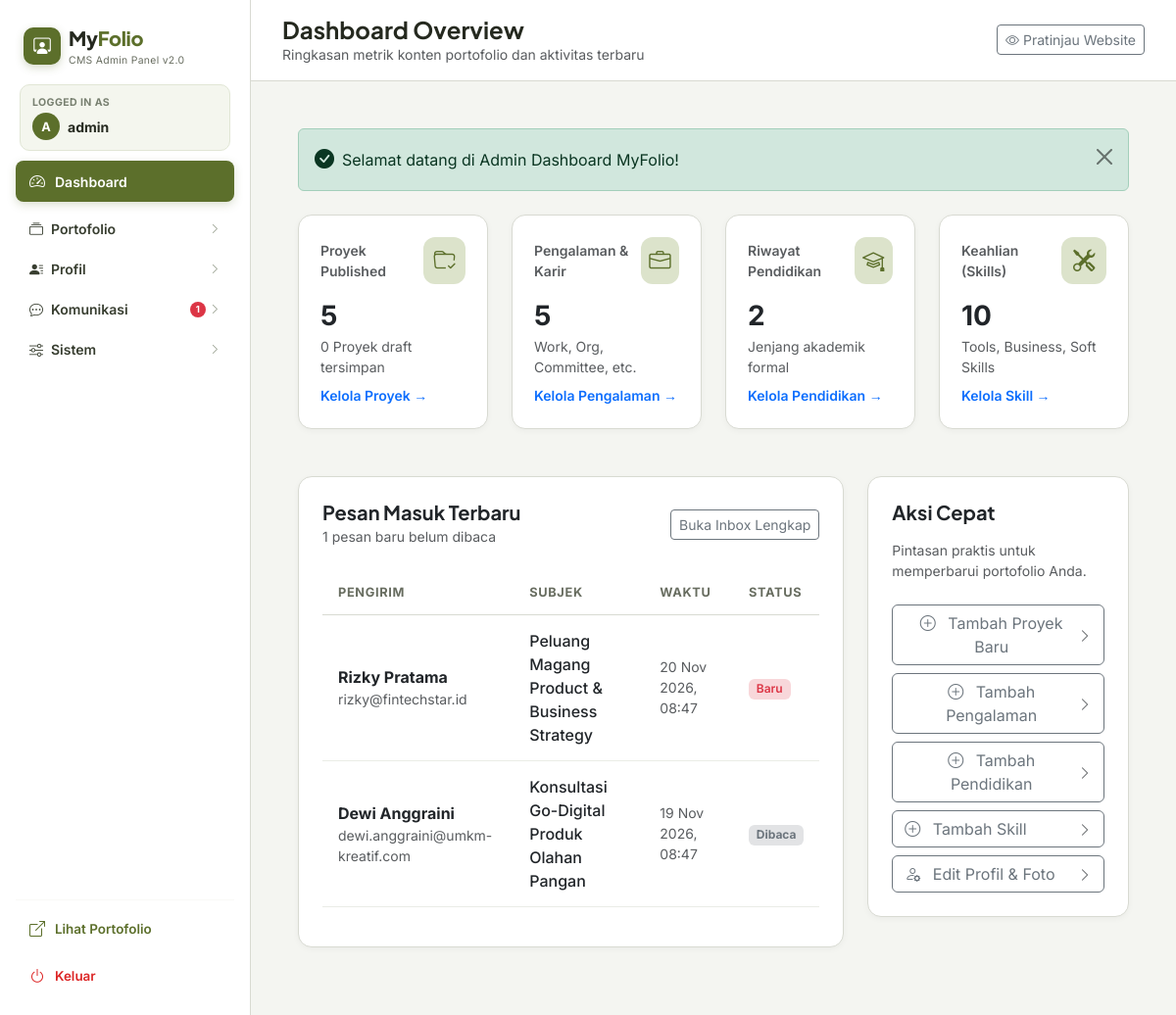
Page /admin/dashboard.php (signed in) on the committed database.
### tables this page shows
CREATE TABLE `messages` (
  `id` INT AUTO_INCREMENT PRIMARY KEY,
  `sender_name` VARCHAR(100) NOT NULL,
  `sender_email` VARCHAR(120) NOT NULL,
  `subject` VARCHAR(150) DEFAULT NULL,
  `message` TEXT NOT NULL,
  `is_read` TINYINT(1) DEFAULT 0,
  `sent_at` TIMESTAMP DEFAULT CURRENT_TIMESTAMP
);

### includes/functions.php (called while the page is built, shortened)
<?php
function e(?string $value): string {
    return htmlspecialchars($value ?? '', ENT_QUOTES, 'UTF-8');
}

### admin/dashboard.php (the view, shortened to what this page needs)
<?php
require_once __DIR__ . '/includes/admin_header.php';
$totalProjects   = (int)$pdo->query("SELECT COUNT(*) FROM projects WHERE status = 'published'")->fetchColumn();
$totalDrafts     = (int)$pdo->query("SELECT COUNT(*) FROM projects WHERE status = 'draft'")->fetchColumn();
$totalExperience = (int)$pdo->query("SELECT COUNT(*) FROM experiences")->fetchColumn();
$totalEducation  = (int)$pdo->query("SELECT COUNT(*) FROM education")->fetchColumn();
$totalSkills     = (int)$pdo->query("SELECT COUNT(*) FROM skills")->fetchColumn();
$unreadMessages  = (int)$pdo->query("SELECT COUNT(*) FROM messages WHERE is_read = 0")->fetchColumn();
$recentMessages = $pdo->query("SELECT * FROM messages ORDER BY sent_at DESC LIMIT 5")->fetchAll();
?>
<div class="row g-4 mb-5">
    <div class="col-sm-6 col-xl-3">
        <div class="stat-box">
            <div class="d-flex justify-content-between align-items-center mb-3">
                <span class="text-muted small fw-semibold">Proyek Published</span>
                <div class="stat-icon"><i class="bi bi-folder-check"></i></div>
            </div>
            <div class="h3 fw-bold text-dark mb-1"><?= $totalProjects ?></div>
            <div class="small text-muted">
                <?= $totalDrafts ?> Proyek draft tersimpan
            </div>
            <a href="projects.php" class="small text-primary-olive text-decoration-none fw-semibold mt-2 d-inline-block">Kelola Proyek &rarr;</a>
        </div>
    </div>
    <div class="col-sm-6 col-xl-3">
        <div class="stat-box">
            <div class="d-flex justify-content-between align-items-center mb-3">
                <span class="text-muted small fw-semibold">Pengalaman & Karir</span>
                <div class="stat-icon"><i class="bi bi-briefcase"></i></div>
            </div>
            <div class="h3 fw-bold text-dark mb-1"><?= $totalExperience ?></div>
            <div class="small text-muted">Work, Org, Committee, etc.</div>
            <a href="experiences.php" class="small text-primary-olive text-decoration-none fw-semibold mt-2 d-inline-block">Kelola Pengalaman &rarr;</a>
        </div>
    </div>
    <div class="col-sm-6 col-xl-3">
        <div class="stat-box">
            <div class="d-flex justify-content-between align-items-center mb-3">
                <span class="text-muted small fw-semibold">Riwayat Pendidikan</span>
                <div class="stat-icon"><i class="bi bi-mortarboard"></i></div>
            </div>
            <div class="h3 fw-bold text-dark mb-1"><?= $totalEducation ?></div>
            <div class="small text-muted">Jenjang akademik formal</div>
            <a href="education.php" class="small text-primary-olive text-decoration-none fw-semibold mt-2 d-inline-block">Kelola Pendidikan &rarr;</a>
        </div>
    </div>
    <div class="col-sm-6 col-xl-3">
        <div class="stat-box">
            <div class="d-flex justify-content-between align-items-center mb-3">
                <span class="text-muted small fw-semibold">Keahlian (Skills)</span>
                <div class="stat-icon"><i class="bi bi-tools"></i></div>
            </div>
            <div class="h3 fw-bold text-dark mb-1"><?= $totalSkills ?></div>
            <div class="small text-muted">Tools, Business, Soft Skills</div>
            <a href="skills.php" class="small text-primary-olive text-decoration-none fw-semibold mt-2 d-inline-block">Kelola Skill &rarr;</a>
        </div>
    </div>
</div>
<div class="row g-4">
    <div class="col-lg-8">
        <div class="admin-card">
            <div class="d-flex justify-content-between align-items-center mb-4">
                <div>
                    <h5 class="fw-bold mb-0 text-dark">Pesan Masuk Terbaru</h5>
                    <span class="text-muted small"><?= $unreadMessages ?> pesan baru belum dibaca</span>
                </div>
                <a href="messages.php" class="btn btn-outline-secondary btn-sm">Buka Inbox Lengkap</a>
            </div>
            <?php if (empty($recentMessages)): ?>
                <div class="text-center py-4 text-muted small">Belum ada pesan yang masuk.</div>
            <?php else: ?>
                <div class="table-responsive">
                    <table class="table admin-table align-middle">
                        <thead>
                            <tr>
                                <th>Pengirim</th>
                                <th>Subjek</th>
                                <th>Waktu</th>
                                <th>Status</th>
                            </tr>
                        </thead>
                        <tbody>
                            <?php foreach ($recentMessages as $msg): ?>
                                <tr>
                                    <td>
                                        <div class="fw-bold text-dark"><?= e($msg['sender_name']) ?></div>
                                        <div class="small text-muted"><?= e($msg['sender_email']) ?></div>
                                    </td>
                                    <td class="text-dark fw-medium"><?= e($msg['subject']) ?></td>
                                    <td class="small text-muted"><?= date('d M Y, H:i', strtotime($msg['sent_at'])) ?></td>
                                    <td>
                                        <?php if ($msg['is_read']): ?>
                                            <span class="badge bg-secondary-subtle text-secondary">Dibaca</span>
                                        <?php else: ?>
                                            <span class="badge bg-danger-subtle text-danger fw-semibold">Baru</span>
                                        <?php endif; ?>
                                    </td>
                                </tr>
                            <?php endforeach; ?>
                        </tbody>
                    </table>
                </div>
            <?php endif; ?>
        </div>
    </div>
    <div class="col-lg-4">
        <div class="admin-card">
            <h5 class="fw-bold mb-3 text-dark">Aksi Cepat</h5>
            <p class="text-muted small mb-4">Pintasan praktis untuk memperbarui portofolio Anda.</p>
            <div class="d-flex flex-column gap-2">
                <a href="projects.php" class="btn btn-outline-secondary d-flex align-items-center justify-content-between py-2.5">
                    <span><i class="bi bi-plus-circle me-2 text-primary-olive"></i> Tambah Proyek Baru</span>
                    <i class="bi bi-chevron-right text-muted small"></i>
                </a>
                <a href="experiences.php" class="btn btn-outline-secondary d-flex align-items-center justify-content-between py-2.5">
                    <span><i class="bi bi-plus-circle me-2 text-primary-olive"></i> Tambah Pengalaman</span>
                    <i class="bi bi-chevron-right text-muted small"></i>
                </a>
                <a href="education.php" class="btn btn-outline-secondary d-flex align-items-center justify-content-between py-2.5">
                    <span><i class="bi bi-plus-circle me-2 text-primary-olive"></i> Tambah Pendidikan</span>
                    <i class="bi bi-chevron-right text-muted small"></i>
                </a>
                <a href="skills.php" class="btn btn-outline-secondary d-flex align-items-center justify-content-between py-2.5">
                    <span><i class="bi bi-plus-circle me-2 text-primary-olive"></i> Tambah Skill</span>
                    <i class="bi bi-chevron-right text-muted small"></i>
                </a>
                <a href="profile.php" class="btn btn-outline-secondary d-flex align-items-center justify-content-between py-2.5">
                    <span><i class="bi bi-person-gear me-2 text-primary-olive"></i> Edit Profil & Foto</span>
                    <i class="bi bi-chevron-right text-muted small"></i>
                </a>
            </div>
        </div>
    </div>
</div>
<?php
require_once __DIR__ . '/includes/admin_footer.php';
?>

### assets/css/admin.css (style rules this page uses)
:root { --color-primary: #5C6F2B; --color-primary-hover: #495822; --color-background: #F4F5F1; --color-sidebar: #FFFFFF; --color-dark: #25291F; --color-soft-olive: #DCE3CB; --color-white: #FFFFFF; --color-muted: #686D60; --color-border: #D8DAD2; --radius-card: 14px; --radius-button: 8px; --shadow-sm: 0 2px 6px rgba(0, 0, 0, 0.04); }
body { font-family: 'Inter', sans-serif; background-color: var(--color-background); color: var(--color-dark); }
h1, h2, h3, h4, h5, h6 { font-family: 'Plus Jakarta Sans', sans-serif; color: var(--color-dark); }
.admin-card { background-color: var(--color-white); border: 1px solid var(--color-border); border-radius: var(--radius-card); box-shadow: var(--shadow-sm); padding: 24px; margin-bottom: 24px; }
.stat-box { background-color: var(--color-white); border: 1px solid var(--color-border); border-radius: var(--radius-card); padding: 22px; box-shadow: var(--shadow-sm); }
.stat-icon { width: 48px; height: 48px; border-radius: 12px; display: flex; align-items: center; justify-content: center; font-size: 1.4rem; background-color: var(--color-soft-olive); color: var(--color-primary); }
.admin-table th { font-size: 0.8rem; font-weight: 700; text-transform: uppercase; color: var(--color-muted); letter-spacing: 0.05em; border-bottom: 1.5px solid var(--color-border); padding: 12px 16px; }
.admin-table td { padding: 14px 16px; vertical-align: middle; border-bottom: 1px solid #EAECE6; }

### rows in the picture
messages: sender_name "Rizky Pratama", sender_email "rizky@fintechstar.id", subject "Peluang Magang Product & Business Strategy", sent_at "20 Nov 2026, 08:47", is_read "Baru"
messages: sender_name "Dewi Anggraini", sender_email "dewi.anggraini@umkm-kreatif.com", subject "Konsultasi Go-Digital Produk Olahan Pangan", sent_at "19 Nov 2026, 08:47", is_read "Dibaca"

### other values in the picture
substr($_SESSION['admin_username'] ?? 'A', 0, 1) "A"
$_SESSION['admin_username'] "admin"
$unreadCount "1"
$pageTitle "Dashboard Overview"
$pageSubtitle "Ringkasan metrik konten portofolio dan aktivitas terbaru"
$flash['message'] "Selamat datang di Admin Dashboard MyFolio!"
$totalProjects "5"
$totalDrafts "0"
$totalExperience "5"
$totalEducation "2"
$totalSkills "10"
$unreadMessages "1"
